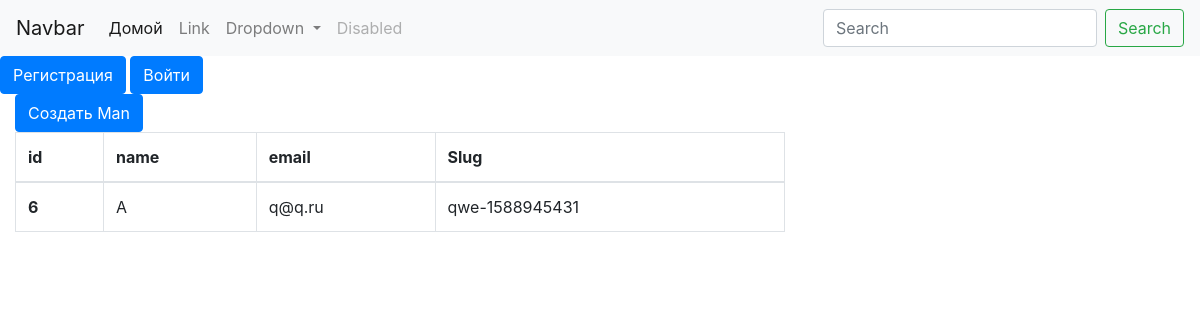
Before: / with the older database file.
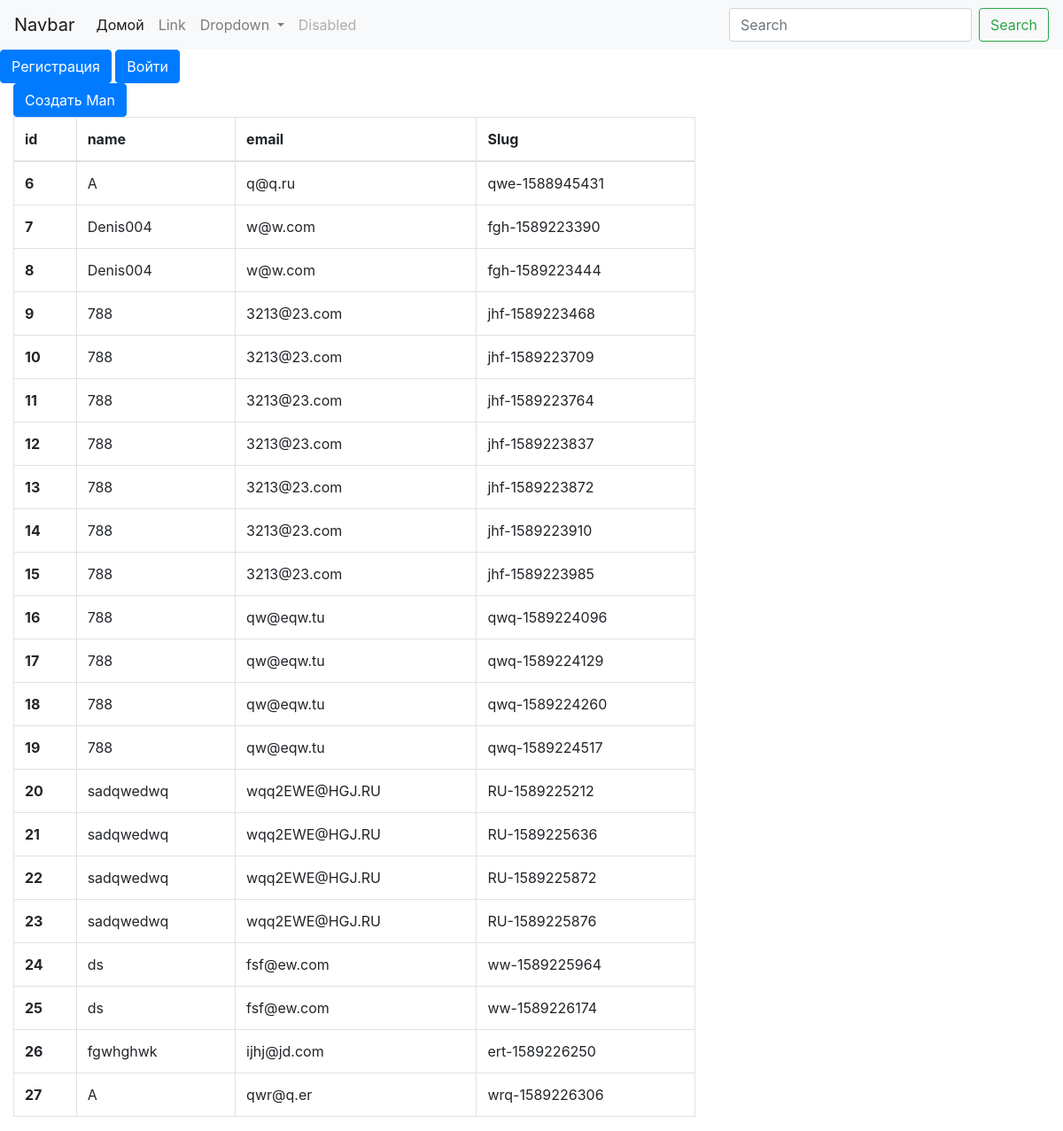
After: the same page with the newer database file.
### app/models.py (models this page shows, shortened)
class Man(models.Model):
    name = models.CharField(max_length=50)
    email = models.EmailField(max_length=250)
    slug = models.SlugField(max_length=50, default=None, unique=True)

### app/views.py (the view)
# urls.py: path('', views.App_Index.as_view(), name='index'),
class App_Index(CreateView):
    form_class = MenForm
    model = Man
    template_name = 'app/index.html'
    success_url = reverse_lazy('index')
    def get_context_data(self, **kwargs):
        obj = self.model.objects.all()
        kwargs['obj'] = obj
        return super().get_context_data(**kwargs)

### app/forms.py (shortened to what this page needs)
class MenForm(ModelForm):
    class Meta:
        model = Man
        fields = ['name', 'email', 'slug']
        widgets = {
            'name': forms.TextInput(attrs={'class': 'form-control'}),
            'email': forms.TextInput(attrs={'class': 'form-control'}),
            'slug': forms.TextInput(attrs={'class': 'form-control'}),
        }

### app/templates/app/index.html (shortened to what this page needs)
{% extends 'app/base_block.html' %}
{% block content %}
{% if request.user.is_authenticated %}
    <a class="btn btn-primary" href="{% url 'logout' %}">Выйти</a>
    {{request.user}}
    {% else %}
        <a class="btn btn-primary" href="{% url 'register' %}">Регистрация</a>
        <a class="btn btn-primary" href="{% url 'login' %}">Войти</a>
{% endif %}
<div class="col-8">
    <button type="button" class="btn btn-primary" data-toggle="modal" data-target="#exampleModal" data-whatever="@mdo">Создать Man</button>
    <table class="table table-bordered">
      <thead>
        <tr>
          <th scope="col">id</th>
          <th scope="col">name</th>
          <th scope="col">email</th>
          <th scope="col">Slug</th>
        </tr>
      </thead>
      <tbody>
        {% for man in obj %}
        <tr>
          <th scope="row">{{ man.id }}</th>
          <td>{{ man.name }}</td>
          <td>{{ man.email }}</td>
          <td>{{ man.slug }}</td>
        </tr>
        {% endfor %}
      </tbody>
</table>
</div>
{% endblock %}

### app/templates/app/base_block.html
{% extends 'bace.html' %}

### templates/bace.html (shortened to what this page needs)
{% load static %}
<!DOCTYPE html>
<html lang="en">
<head>
    <link rel="stylesheet" href="https://stackpath.bootstrapcdn.com/bootstrap/4.4.1/css/bootstrap.min.css">
    <link rel="stylesheet" href="{% static '/css/1.css' %}">
</head>
<body>
    <nav class="navbar navbar-expand-lg navbar-light bg-light">
  <a class="navbar-brand" href="#">Navbar</a>
  <div class="collapse navbar-collapse" id="navbarSupportedContent">
    <ul class="navbar-nav mr-auto">
      <li class="nav-item active">
        <a class="nav-link" href="{% url 'index' %}">Домой <span class="sr-only">(current)</span></a>
      </li>
      <li class="nav-item">
        <a class="nav-link" href="#">Link</a>
      </li>
      <li class="nav-item dropdown">
        <a class="nav-link dropdown-toggle" href="#" id="navbarDropdown" role="button" data-toggle="dropdown" aria-haspopup="true" aria-expanded="false">
          Dropdown
        </a>
      </li>
      <li class="nav-item">
        <a class="nav-link disabled" href="#" tabindex="-1" aria-disabled="true">Disabled</a>
      </li>
    </ul>
    <form class="form-inline my-2 my-lg-0">
      <input class="form-control mr-sm-2" type="search" placeholder="Search" aria-label="Search">
      <button class="btn btn-outline-success my-2 my-sm-0" type="submit">Search</button>
    </form>
  </div>
</nav>
        {% block content %}{% endblock %}
</body>
</html>

### static/css/1.css (style rules this page uses)
.disabled { pointer-events: none;cursor: default;color: #888; }

Changed rows visible on the page:
added Man: id "7", name "Denis004", email "w@w.com", slug "fgh-1589223390"
added Man: id "8", name "Denis004", email "w@w.com", slug "fgh-1589223444"
added Man: id "9", name "788", email "3213@23.com", slug "jhf-1589223468"
added Man: id "10", name "788", email "3213@23.com", slug "jhf-1589223709"
added Man: id "11", name "788", email "3213@23.com", slug "jhf-1589223764"
added Man: id "12", name "788", email "3213@23.com", slug "jhf-1589223837"
added Man: id "13", name "788", email "3213@23.com", slug "jhf-1589223872"
added Man: id "14", name "788", email "3213@23.com", slug "jhf-1589223910"
added Man: id "15", name "788", email "3213@23.com", slug "jhf-1589223985"
added Man: id "16", name "788", email "qw@eqw.tu", slug "qwq-1589224096"
added Man: id "17", name "788", email "qw@eqw.tu", slug "qwq-1589224129"
added Man: id "18", name "788", email "qw@eqw.tu", slug "qwq-1589224260"
added Man: id "19", name "788", email "qw@eqw.tu", slug "qwq-1589224517"
added Man: id "20", name "sadqwedwq", email "wqq2EWE@HGJ.RU", slug "RU-1589225212"
added Man: id "21", name "sadqwedwq", email "wqq2EWE@HGJ.RU", slug "RU-1589225636"
added Man: id "22", name "sadqwedwq", email "wqq2EWE@HGJ.RU", slug "RU-1589225872"
added Man: id "23", name "sadqwedwq", email "wqq2EWE@HGJ.RU", slug "RU-1589225876"
added Man: id "24", name "ds", email "fsf@ew.com", slug "ww-1589225964"
added Man: id "25", name "ds", email "fsf@ew.com", slug "ww-1589226174"
added Man: id "26", name "fgwhghwk", email "ijhj@jd.com", slug "ert-1589226250"
added Man: id "27", name "A", email "qwr@q.er", slug "wrq-1589226306"
